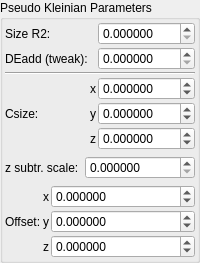
    <widget class="QGroupBox" name="groupBox">
     <property name="title">
      <string>Pseudo Kleinian Parameters</string>
     </property>
     <layout class="QVBoxLayout" name="verticalLayout_3">
      <property name="leftMargin">
       <number>2</number>
      </property>
      <property name="topMargin">
       <number>2</number>
      </property>
      <property name="rightMargin">
       <number>2</number>
      </property>
      <property name="bottomMargin">
       <number>2</number>
      </property>
      <item>
       <layout class="QGridLayout" name="gridLayout_71" columnstretch="0,0,1">
        <property name="spacing">
         <number>2</number>
        </property>
        <item row="1" column="0">
         <widget class="QLabel" name="label_265">
          <property name="font">
           <font>
            <weight>50</weight>
            <bold>false</bold>
           </font>
          </property>
          <property name="text">
           <string>DEadd (tweak):</string>
          </property>
         </widget>
        </item>
        <item row="0" column="2">
         <widget class="MyDoubleSpinBox" name="spinbox_transf_minimum_radius_05">
          <property name="sizePolicy">
           <sizepolicy hsizetype="Minimum" vsizetype="Maximum">
            <horstretch>0</horstretch>
            <verstretch>0</verstretch>
           </sizepolicy>
          </property>
          <property name="font">
           <font>
            <weight>50</weight>
            <bold>false</bold>
           </font>
          </property>
          <property name="prefix">
           <string/>
          </property>
          <property name="suffix">
           <string/>
          </property>
          <property name="decimals">
           <number>6</number>
          </property>
          <property name="minimum">
           <double>0.000000000000000</double>
          </property>
          <property name="maximum">
           <double>99.989999999999995</double>
          </property>
          <property name="singleStep">
           <double>0.100000000000000</double>
          </property>
         </widget>
        </item>
        <item row="2" column="0" colspan="3">
         <widget class="Line" name="line_7">
          <property name="orientation">
           <enum>Qt::Horizontal</enum>
          </property>
         </widget>
        </item>
        <item row="4" column="0">
         <widget class="QLabel" name="label_266">
          <property name="font">
           <font>
            <weight>50</weight>
            <bold>false</bold>
           </font>
          </property>
          <property name="text">
           <string>Csize:</string>
          </property>
         </widget>
        </item>
        <item row="3" column="2">
         <widget class="MyDoubleSpinBox" name="spinbox3_transf_addition_constant_0777_x">
          <property name="sizePolicy">
           <sizepolicy hsizetype="Minimum" vsizetype="Maximum">
            <horstretch>0</horstretch>
            <verstretch>0</verstretch>
           </sizepolicy>
          </property>
          <property name="font">
           <font>
            <weight>50</weight>
            <bold>false</bold>
           </font>
          </property>
          <property name="prefix">
           <string/>
          </property>
          <property name="suffix">
           <string/>
          </property>
          <property name="decimals">
           <number>6</number>
          </property>
          <property name="minimum">
           <double>-99.989999999999995</double>
          </property>
          <property name="maximum">
           <double>99.989999999999995</double>
          </property>
          <property name="singleStep">
           <double>0.100000000000000</double>
          </property>
         </widget>
        </item>
        <item row="5" column="2">
         <widget class="MyDoubleSpinBox" name="spinbox3_transf_addition_constant_0777_z">
          <property name="sizePolicy">
           <sizepolicy hsizetype="Minimum" vsizetype="Maximum">
            <horstretch>0</horstretch>
            <verstretch>0</verstretch>
           </sizepolicy>
          </property>
          <property name="font">
           <font>
            <weight>50</weight>
            <bold>false</bold>
           </font>
          </property>
          <property name="prefix">
           <string/>
          </property>
          <property name="suffix">
           <string/>
          </property>
          <property name="decimals">
           <number>6</number>
          </property>
          <property name="minimum">
           <double>-99.989999999999995</double>
          </property>
          <property name="maximum">
           <double>99.989999999999995</double>
          </property>
          <property name="singleStep">
           <double>0.100000000000000</double>
          </property>
         </widget>
        </item>
        <item row="4" column="1">
         <widget class="QLabel" name="label_123">
          <property name="font">
           <font>
            <weight>50</weight>
            <bold>false</bold>
           </font>
          </property>
          <property name="text">
           <string notr="true">y</string>
          </property>
          <property name="alignment">
           <set>Qt::AlignRight|Qt::AlignTrailing|Qt::AlignVCenter</set>
          </property>
         </widget>
        </item>
        <item row="1" column="2">
         <widget class="MyDoubleSpinBox" name="spinbox_analyticDE_tweak_005">
          <property name="sizePolicy">
           <sizepolicy hsizetype="Minimum" vsizetype="Maximum">
            <horstretch>0</horstretch>
            <verstretch>0</verstretch>
           </sizepolicy>
          </property>
          <property name="font">
           <font>
            <weight>50</weight>
            <bold>false</bold>
           </font>
          </property>
          <property name="prefix">
           <string/>
          </property>
          <property name="suffix">
           <string/>
          </property>
          <property name="decimals">
           <number>6</number>
          </property>
          <property name="minimum">
           <double>0.000000000000000</double>
          </property>
          <property name="maximum">
           <double>99.989999999999995</double>
          </property>
          <property name="singleStep">
           <double>0.100000000000000</double>
          </property>
         </widget>
        </item>
        <item row="4" column="2">
         <widget class="MyDoubleSpinBox" name="spinbox3_transf_addition_constant_0777_y">
          <property name="sizePolicy">
           <sizepolicy hsizetype="Minimum" vsizetype="Maximum">
            <horstretch>0</horstretch>
            <verstretch>0</verstretch>
           </sizepolicy>
          </property>
          <property name="font">
           <font>
            <weight>50</weight>
            <bold>false</bold>
           </font>
          </property>
          <property name="prefix">
           <string/>
          </property>
          <property name="suffix">
           <string/>
          </property>
          <property name="decimals">
           <number>6</number>
          </property>
          <property name="minimum">
           <double>-99.989999999999995</double>
          </property>
          <property name="maximum">
           <double>99.989999999999995</double>
          </property>
          <property name="singleStep">
           <double>0.100000000000000</double>
          </property>
         </widget>
        </item>
        <item row="3" column="1">
         <widget class="QLabel" name="label_124">
          <property name="font">
           <font>
            <weight>50</weight>
            <bold>false</bold>
           </font>
          </property>
          <property name="text">
           <string notr="true">x</string>
          </property>
          <property name="alignment">
           <set>Qt::AlignRight|Qt::AlignTrailing|Qt::AlignVCenter</set>
          </property>
         </widget>
        </item>
        <item row="5" column="1">
         <widget class="QLabel" name="label_146">
          <property name="sizePolicy">
           <sizepolicy hsizetype="Preferred" vsizetype="Preferred">
            <horstretch>0</horstretch>
            <verstretch>0</verstretch>
           </sizepolicy>
          </property>
          <property name="font">
           <font>
            <weight>50</weight>
            <bold>false</bold>
           </font>
          </property>
          <property name="text">
           <string notr="true">z</string>
          </property>
          <property name="alignment">
           <set>Qt::AlignRight|Qt::AlignTrailing|Qt::AlignVCenter</set>
          </property>
         </widget>
        </item>
        <item row="0" column="0">
         <widget class="QLabel" name="label_257">
          <property name="font">
           <font>
            <weight>50</weight>
            <bold>false</bold>
           </font>
          </property>
          <property name="text">
           <string>Size R2:</string>
          </property>
         </widget>
        </item>
       </layout>
      </item>
      <item>
       <layout class="QGridLayout" name="gridLayout" columnstretch="0,1">
        <item row="1" column="1">
         <widget class="MyDoubleSpinBox" name="spinbox_transf_scaleB_1">
          <property name="sizePolicy">
           <sizepolicy hsizetype="Minimum" vsizetype="Maximum">
            <horstretch>0</horstretch>
            <verstretch>0</verstretch>
           </sizepolicy>
          </property>
          <property name="font">
           <font>
            <weight>50</weight>
            <bold>false</bold>
           </font>
          </property>
          <property name="prefix">
           <string/>
          </property>
          <property name="suffix">
           <string/>
          </property>
          <property name="decimals">
           <number>6</number>
          </property>
          <property name="minimum">
           <double>0.000000000000000</double>
          </property>
          <property name="maximum">
           <double>99.000000000000000</double>
          </property>
          <property name="singleStep">
           <double>0.100000000000000</double>
          </property>
         </widget>
        </item>
        <item row="1" column="0">
         <widget class="QLabel" name="label_105">
          <property name="font">
           <font>
            <weight>50</weight>
            <bold>false</bold>
           </font>
          </property>
          <property name="text">
           <string>z subtr. scale:</string>
          </property>
         </widget>
        </item>
       </layout>
      </item>
      <item>
       <layout class="QGridLayout" name="gridLayout_34" columnstretch="0,0,1">
        <property name="spacing">
         <number>2</number>
        </property>
        <item row="2" column="1">
         <widget class="QLabel" name="label_144">
          <property name="text">
           <string notr="true">z</string>
          </property>
         </widget>
        </item>
        <item row="1" column="1">
         <widget class="QLabel" name="label_143">
          <property name="text">
           <string notr="true">y</string>
          </property>
         </widget>
        </item>
        <item row="0" column="2">
         <widget class="MyDoubleSpinBox" name="spinbox3_transf_addition_constant_x">
          <property name="sizePolicy">
           <sizepolicy hsizetype="Minimum" vsizetype="Maximum">
            <horstretch>0</horstretch>
            <verstretch>0</verstretch>
           </sizepolicy>
          </property>
          <property name="prefix">
           <string/>
          </property>
          <property name="suffix">
           <string/>
          </property>
          <property name="decimals">
           <number>6</number>
          </property>
          <property name="minimum">
           <double>-99.989999999999995</double>
          </property>
          <property name="maximum">
           <double>99.989999999999995</double>
          </property>
          <property name="singleStep">
           <double>0.100000000000000</double>
          </property>
         </widget>
        </item>
        <item row="2" column="2">
         <widget class="MyDoubleSpinBox" name="spinbox3_transf_addition_constant_z">
          <property name="sizePolicy">
           <sizepolicy hsizetype="Minimum" vsizetype="Maximum">
            <horstretch>0</horstretch>
            <verstretch>0</verstretch>
           </sizepolicy>
          </property>
          <property name="prefix">
           <string/>
          </property>
          <property name="suffix">
           <string/>
          </property>
          <property name="decimals">
           <number>6</number>
          </property>
          <property name="minimum">
           <double>-99.989999999999995</double>
          </property>
          <property name="maximum">
           <double>99.989999999999995</double>
          </property>
          <property name="singleStep">
           <double>0.100000000000000</double>
          </property>
         </widget>
        </item>
        <item row="1" column="2">
         <widget class="MyDoubleSpinBox" name="spinbox3_transf_addition_constant_y">
          <property name="sizePolicy">
           <sizepolicy hsizetype="Minimum" vsizetype="Maximum">
            <horstretch>0</horstretch>
            <verstretch>0</verstretch>
           </sizepolicy>
          </property>
          <property name="prefix">
           <string/>
          </property>
          <property name="suffix">
           <string/>
          </property>
          <property name="decimals">
           <number>6</number>
          </property>
          <property name="minimum">
           <double>-99.989999999999995</double>
          </property>
          <property name="maximum">
           <double>99.989999999999995</double>
          </property>
          <property name="singleStep">
           <double>0.100000000000000</double>
          </property>
         </widget>
        </item>
        <item row="1" column="0">
         <widget class="QLabel" name="label_263">
          <property name="text">
           <string>Offset:</string>
          </property>
         </widget>
        </item>
        <item row="0" column="1">
         <widget class="QLabel" name="label_132">
          <property name="text">
           <string notr="true">x</string>
          </property>
         </widget>
        </item>
       </layout>
      </item>
     </layout>
    </widget>
